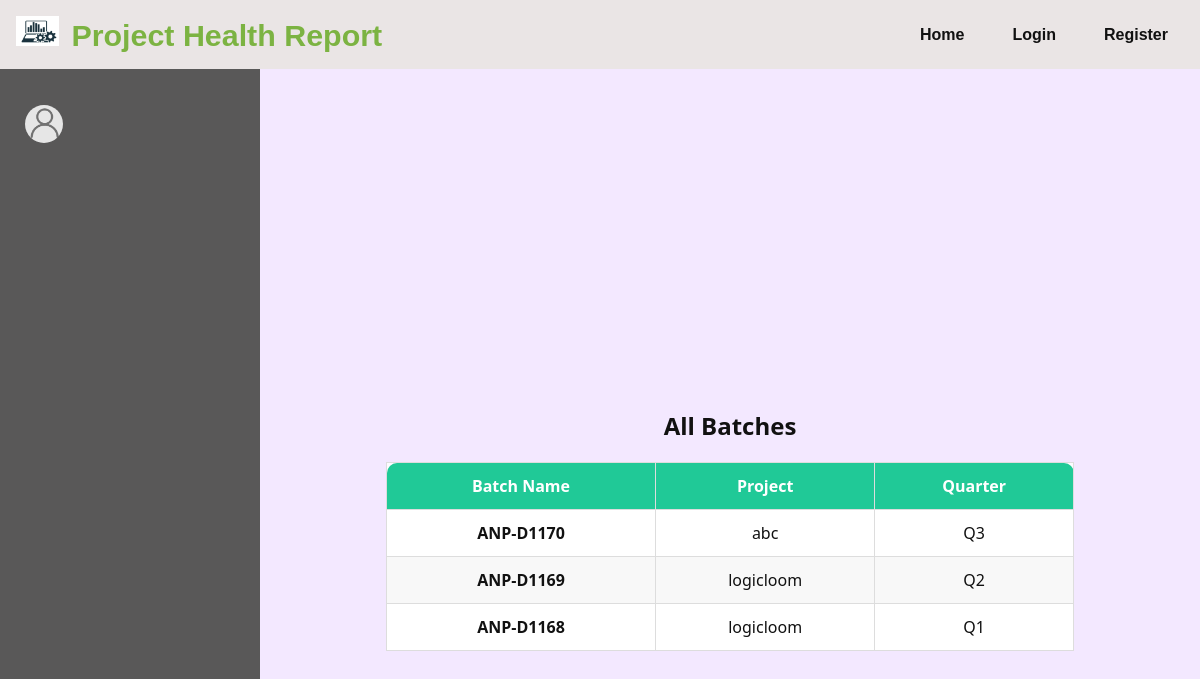
The app's page /batches/batchlist/ with its own data.
### batches/models.py (models this page shows)
class CreateBatch(models.Model):
    name = models.CharField(max_length=255, unique=True)
    project = models.ForeignKey(CreateProject, on_delete=models.CASCADE)
    vertex = models.CharField(max_length=50, choices=VertexAllocation.VERTEX_CHOICES)
    center = models.CharField(max_length=50, choices=CENTER_CHOICES)
    quarter = models.CharField(max_length=2, choices=[('Q1','Q1'),('Q2','Q2'),('Q3','Q3'),('Q4','Q4')])
    cm_user = models.ForeignKey(settings.AUTH_USER_MODEL, on_delete=models.CASCADE)
    target = models.PositiveIntegerField()

### projects/models.py (models this page shows, shortened)
class CreateProject(models.Model):
    name = models.CharField(max_length=255)
    description = models.TextField(blank=True)
    total_target = models.PositiveIntegerField()
    start_date = models.DateField()
    end_date = models.DateField()
    created_by = models.ForeignKey(settings.AUTH_USER_MODEL, on_delete=models.CASCADE)

### batches/views.py (the view)
# urls.py: path('batchlist/', views.batch_list, name= 'n_batchlist'),
def batch_list(request):
    batches = CreateBatch.objects.all().order_by('-id')  # newest first
    return render(request, 'batch_list.html', {'batches': batches})

### batches/templates/batch_list.html
{% extends "profile.html" %}
{% load static %}
{% block css %}
    <link rel="stylesheet" type="text/css" href="{% static 'css/projectbatch_listdetail.css' %}">
{% endblock %}
{% block profile_content %}
    <h2 class="table-title">All Batches</h2>
    {% if batches %}
        <table class="batch-table">
            <thead>
                <tr>
                    <th>Batch Name</th>
                    <th>Project</th>
                    <th>Quarter</th>
                </tr>
            </thead>
            <tbody>
                {% for bt in batches %}
                    <tr>
                        <td><a href="{% url 'n_batchdetails' bt.id %}" class="batch-link">{{ bt.name }}</a></td>
                        <td>{{ bt.project.name }}</td>
                        <td>{{ bt.quarter }}</td>
                    </tr>
                {% endfor %}
            </tbody>
        </table>
    {% else %}
        <p class="no-data">No batches available.</p>
    {% endif %}
{% endblock %}

### static/css/home_profile.css (style rules this page uses)
:root { --extra-light: #faf5ff; --max-width: 1200px; }
* { padding: 0; margin: 0; box-sizing: border-box; }
a { text-decoration: none; }
body { font-family: "Poppins", sans-serif; background-color: var(--extra-light); }

### static/css/projectbatch_listdetail.css (style rules this page uses)
body { font-family: 'Poppins', sans-serif; color: #111; }
.table-title { text-align: center; font-size: 24px; font-weight: bold; margin: 20px 0; font-family: 'Segoe UI', sans-serif; }
.batch-table { width: 80%; margin: 0 auto; border-collapse: collapse; background-color: #fdfbff; font-family: 'Segoe UI', sans-serif; }
.batch-table thead { background-color: #20c997; color: white; }
.batch-table th, .batch-table td { padding: 12px 16px; border: 1px solid #ddd; text-align: center; }
.batch-link { text-decoration: none; color: #111; font-weight: 600; }
body { font-family: Arial, sans-serif; background-color: #f3e8ff; margin: 0; padding: 20px; }
table { width: 100%; border-collapse: collapse; }
thead { background-color: #009879; color: white; }
th, td { padding: 14px 20px; text-align: left; }
th:first-child { border-top-left-radius: 10px; }
th:last-child { border-top-right-radius: 10px; }
tbody tr { background-color: #ffffff; }
tbody tr:nth-child(even) { background-color: #f8f8f8; }
td:first-child { font-weight: bold; }
a { color: #000; text-decoration: none; }

### records on screen
CreateBatch: name "ANP-D1170", project.name "abc", quarter "Q3"
CreateBatch: name "ANP-D1169", project.name "logicloom", quarter "Q2"
CreateBatch: name "ANP-D1168", project.name "logicloom", quarter "Q1"
